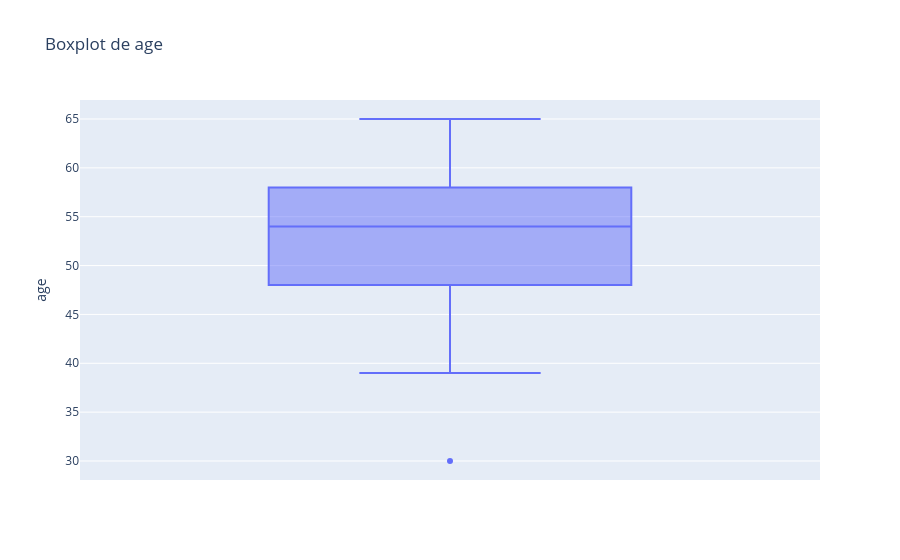

The notebook cell saved with this chart:
### Markdown cell above
A coluna que apresentou divergências mais elevadas foi 'weight' com valor máximo bem distante da média e da mediana. Assim como 'height', o que implica a presença de possíveis Outliers, mas também pode estar relacionado com as distribuição geral dos dados.

### Code cell
fig = px.box(base, y='age', title='Boxplot de age')
fig.show()

### Figure 1 — Plotly figure (JSON) as saved in the notebook; plotly's stock layout.template omitted (floating-point values rounded to 4 significant figures; data arrays with more than 128 entries replaced by an {"elided": "..."} marker saying what was removed)
{"data": [{"alignmentgroup": "True", "hovertemplate": "age=%{y}<extra></extra>", "legendgroup": "", "marker": {"color": "#636efa"}, "name": "", "notched": false, "offsetgroup": "", "orientation": "v", "showlegend": false, "type": "box", "x0": " ", "xaxis": "x", "y": {"elided": "10000 int values"}, "y0": " ", "yaxis": "y"}], "layout": {"boxmode": "group", "legend": {"tracegroupgap": 0}, "title": {"text": "Boxplot de age"}, "xaxis": {"anchor": "y", "domain": [0, 1]}, "yaxis": {"anchor": "x", "domain": [0, 1], "title": {"text": "age"}}}}
